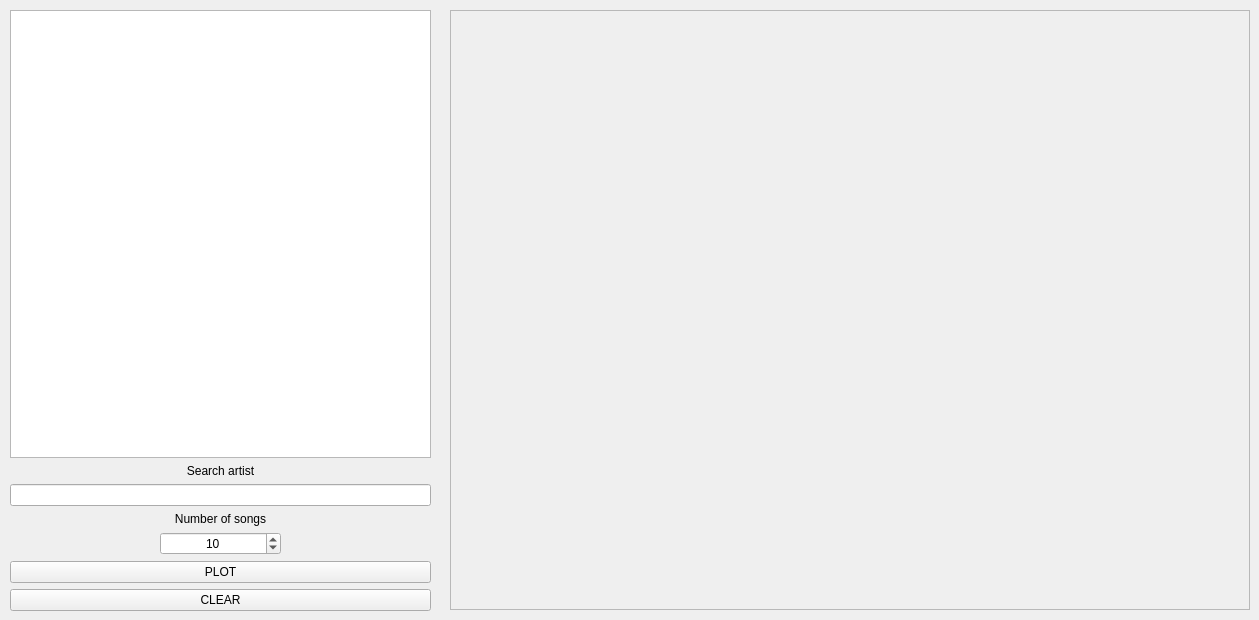
      <widget class="QWidget" name="tab_2">
       <attribute name="title">
        <string>Streams of top artist's songs</string>
       </attribute>
       <widget class="QFrame" name="plot_2">
        <property name="geometry">
         <rect>
          <x>450</x>
          <y>10</y>
          <width>800</width>
          <height>600</height>
         </rect>
        </property>
        <property name="minimumSize">
         <size>
          <width>800</width>
          <height>600</height>
         </size>
        </property>
        <property name="frameShape">
         <enum>QFrame::StyledPanel</enum>
        </property>
        <property name="frameShadow">
         <enum>QFrame::Sunken</enum>
        </property>
        <layout class="QVBoxLayout" name="plot2"/>
       </widget>
       <widget class="QWidget" name="verticalLayoutWidget_6">
        <property name="geometry">
         <rect>
          <x>10</x>
          <y>10</y>
          <width>421</width>
          <height>601</height>
         </rect>
        </property>
        <layout class="QVBoxLayout" name="verticalLayout_3">
         <item>
          <widget class="QListWidget" name="listWidget_artist_2">
           <property name="font">
            <font>
             <family>Cascadia Mono</family>
             <pointsize>8</pointsize>
            </font>
           </property>
           <property name="editTriggers">
            <set>QAbstractItemView::CurrentChanged|QAbstractItemView::DoubleClicked|QAbstractItemView::EditKeyPressed|QAbstractItemView::SelectedClicked</set>
           </property>
           <property name="alternatingRowColors">
            <bool>true</bool>
           </property>
           <property name="isWrapping" stdset="0">
            <bool>false</bool>
           </property>
           <property name="wordWrap">
            <bool>false</bool>
           </property>
           <property name="selectionRectVisible">
            <bool>false</bool>
           </property>
           <property name="currentRow">
            <number>-1</number>
           </property>
           <property name="sortingEnabled">
            <bool>true</bool>
           </property>
          </widget>
         </item>
         <item>
          <widget class="QLabel" name="label_search_artist_2">
           <property name="text">
            <string>Search artist</string>
           </property>
           <property name="alignment">
            <set>Qt::AlignCenter</set>
           </property>
          </widget>
         </item>
         <item>
          <widget class="QLineEdit" name="lineEdit_search_artist_2"/>
         </item>
         <item>
          <widget class="QLabel" name="label_number_of_songs_2">
           <property name="text">
            <string>Number of songs</string>
           </property>
           <property name="alignment">
            <set>Qt::AlignCenter</set>
           </property>
          </widget>
         </item>
         <item>
          <layout class="QHBoxLayout" name="horizontalLayout">
           <item>
            <spacer name="horizontalSpacer">
             <property name="orientation">
              <enum>Qt::Horizontal</enum>
             </property>
             <property name="sizeType">
              <enum>QSizePolicy::Fixed</enum>
             </property>
             <property name="sizeHint" stdset="0">
              <size>
               <width>150</width>
               <height>20</height>
              </size>
             </property>
            </spacer>
           </item>
           <item>
            <widget class="QSpinBox" name="spinBox_number_songs_2">
             <property name="alignment">
              <set>Qt::AlignCenter</set>
             </property>
             <property name="minimum">
              <number>1</number>
             </property>
             <property name="maximum">
              <number>100</number>
             </property>
             <property name="value">
              <number>10</number>
             </property>
            </widget>
           </item>
           <item>
            <spacer name="horizontalSpacer_2">
             <property name="orientation">
              <enum>Qt::Horizontal</enum>
             </property>
             <property name="sizeType">
              <enum>QSizePolicy::Fixed</enum>
             </property>
             <property name="sizeHint" stdset="0">
              <size>
               <width>150</width>
               <height>20</height>
              </size>
             </property>
            </spacer>
           </item>
          </layout>
         </item>
         <item>
          <widget class="QPushButton" name="pushButton_plot_2">
           <property name="text">
            <string>PLOT</string>
           </property>
          </widget>
         </item>
         <item>
          <widget class="QPushButton" name="pushButton_plot_clear_2">
           <property name="text">
            <string>CLEAR</string>
           </property>
          </widget>
         </item>
        </layout>
       </widget>
      </widget>
